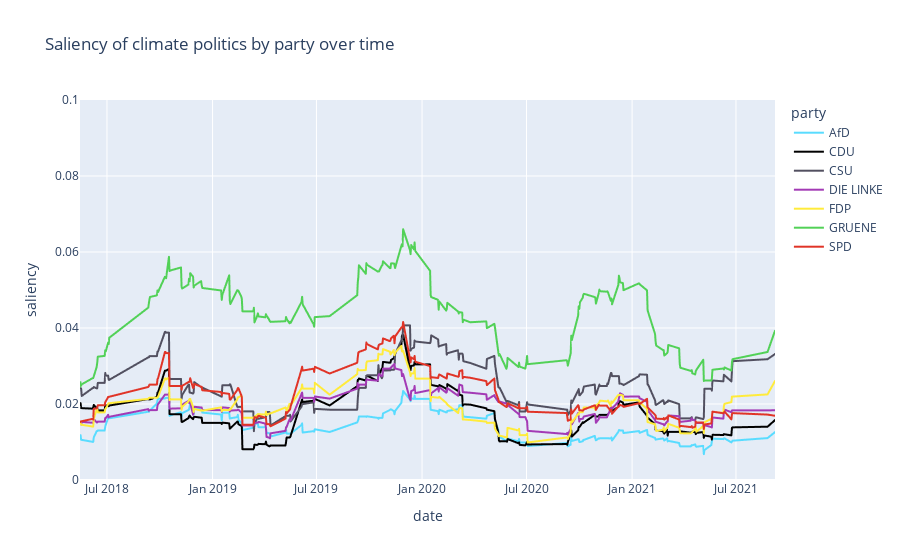

Source (notebook cell):
### Code cell
import plotly.express as px

fig = px.line(rollingdf, x="date", y="saliency", color='party', title="Saliency of climate politics by party over time", range_y=[0,0.1], color_discrete_map=PARTYCOLORS)
fig.show()

### Figure 1 — Plotly figure (JSON) as saved in the notebook; plotly's stock layout.template omitted (floating-point values rounded to 4 significant figures; data arrays with more than 128 entries replaced by an {"elided": "..."} marker saying what was removed)
{"data": [{"hovertemplate": "party=AfD<br>date=%{x}<br>saliency=%{y}<extra></extra>", "legendgroup": "AfD", "line": {"color": "#59dcff", "dash": "solid"}, "marker": {"symbol": "circle"}, "mode": "lines", "name": "AfD", "showlegend": true, "type": "scattergl", "x": {"elided": "209 str values"}, "xaxis": "x", "y": {"elided": "209 float values"}, "yaxis": "y"}, {"hovertemplate": "party=CDU<br>date=%{x}<br>saliency=%{y}<extra></extra>", "legendgroup": "CDU", "line": {"color": "black", "dash": "solid"}, "marker": {"symbol": "circle"}, "mode": "lines", "name": "CDU", "showlegend": true, "type": "scattergl", "x": {"elided": "209 str values"}, "xaxis": "x", "y": {"elided": "209 float values"}, "yaxis": "y"}, {"hovertemplate": "party=CSU<br>date=%{x}<br>saliency=%{y}<extra></extra>", "legendgroup": "CSU", "line": {"color": "#525060", "dash": "solid"}, "marker": {"symbol": "circle"}, "mode": "lines", "name": "CSU", "showlegend": true, "type": "scattergl", "x": {"elided": "203 str values"}, "xaxis": "x", "y": {"elided": "203 float values"}, "yaxis": "y"}, {"hovertemplate": "party=DIE LINKE<br>date=%{x}<br>saliency=%{y}<extra></extra>", "legendgroup": "DIE LINKE", "line": {"color": "#a33ab5", "dash": "solid"}, "marker": {"symbol": "circle"}, "mode": "lines", "name": "DIE LINKE", "showlegend": true, "type": "scattergl", "x": {"elided": "209 str values"}, "xaxis": "x", "y": {"elided": "209 float values"}, "yaxis": "y"}, {"hovertemplate": "party=FDP<br>date=%{x}<br>saliency=%{y}<extra></extra>", "legendgroup": "FDP", "line": {"color": "#ffeb3b", "dash": "solid"}, "marker": {"symbol": "circle"}, "mode": "lines", "name": "FDP", "showlegend": true, "type": "scattergl", "x": {"elided": "209 str values"}, "xaxis": "x", "y": {"elided": "209 float values"}, "yaxis": "y"}, {"hovertemplate": "party=GRUENE<br>date=%{x}<br>saliency=%{y}<extra></extra>", "legendgroup": "GRUENE", "line": {"color": "#52d157", "dash": "solid"}, "marker": {"symbol": "circle"}, "mode": "lines", "name": "GRUENE", "showlegend": true, "type": "scattergl", "x": {"elided": "209 str values"}, "xaxis": "x", "y": {"elided": "209 float values"}, "yaxis": "y"}, {"hovertemplate": "party=SPD<br>date=%{x}<br>saliency=%{y}<extra></extra>", "legendgroup": "SPD", "line": {"color": "#e03427", "dash": "solid"}, "marker": {"symbol": "circle"}, "mode": "lines", "name": "SPD", "showlegend": true, "type": "scattergl", "x": {"elided": "209 str values"}, "xaxis": "x", "y": {"elided": "209 float values"}, "yaxis": "y"}], "layout": {"autosize": true, "legend": {"title": {"text": "party"}, "tracegroupgap": 0}, "title": {"text": "Saliency of climate politics by party over time"}, "xaxis": {"anchor": "y", "autorange": true, "domain": [0, 1], "range": ["2018-05-15", "2021-09-07"], "title": {"text": "date"}, "type": "date"}, "yaxis": {"anchor": "x", "domain": [0, 1], "range": [0, 0.1], "title": {"text": "saliency"}, "type": "linear"}}}
